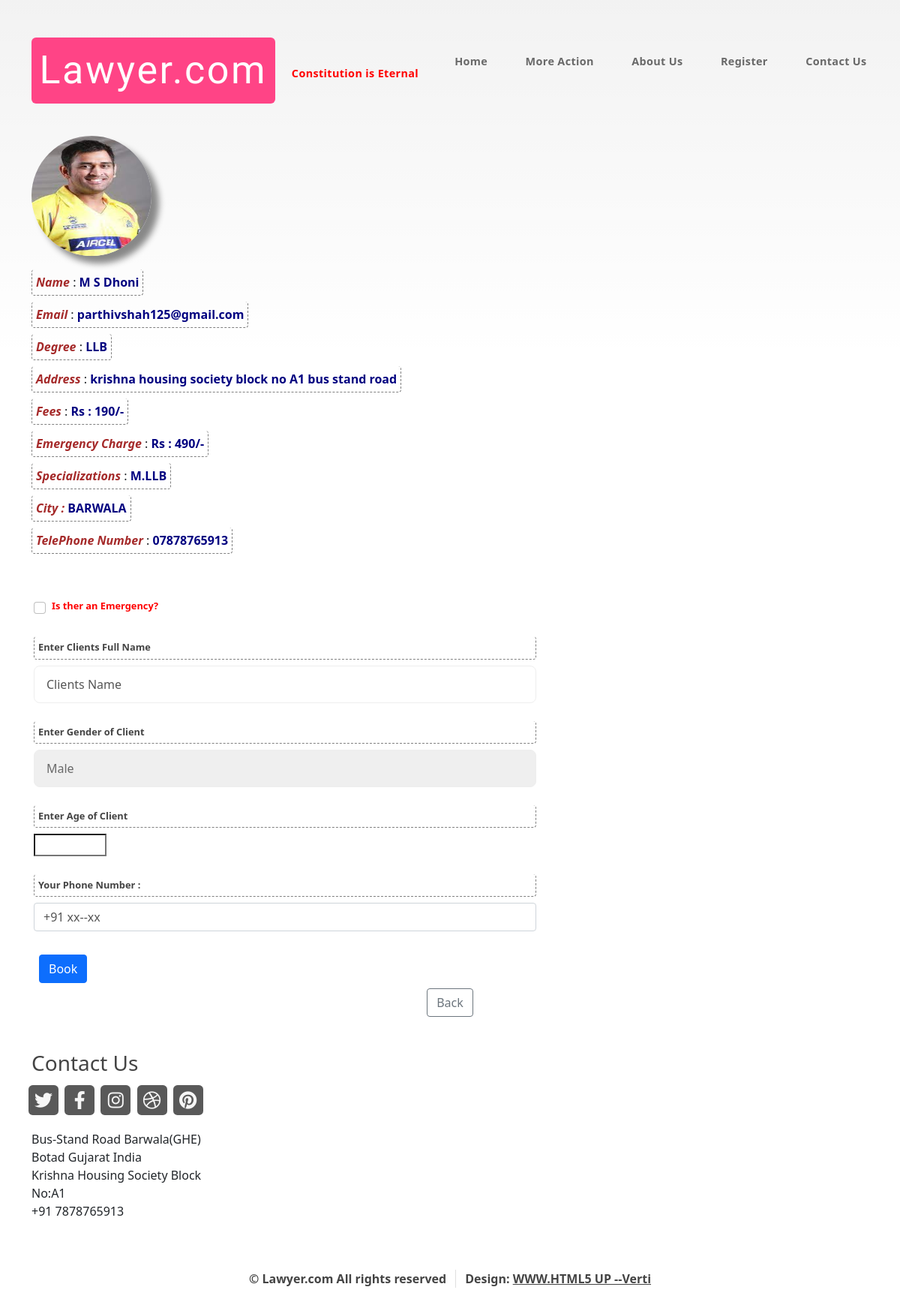
/consolt_view/1, run on the app's committed database.
### apnalawyer_app/models.py (models this page shows, shortened)
class Lawyer(models.Model):
    id = models.AutoField(primary_key=True) #aa pachhi thi add karel chhe-->primary_key
    image = models.ImageField(upload_to='lawyer_images', default="")
    name = models.CharField(max_length=40, null=False)
    address = models.CharField(max_length=150 , null=False)
    city = models.CharField(max_length=10 , null=False , default="")
    degree = models.CharField(max_length=40 , null=False)
    fees = models.CharField(max_length=8, null=False)
    office_address = models.CharField(max_length=150 , null=True)
    specializatioin = models.CharField(max_length=40 , null=True)
    average_time_per_client_minute = models.CharField(max_length=4 , null=False , default="30")
    mobile_number = models.CharField(max_length=15 ,  null=False)
    telephone_number = models.CharField( max_length=15 , null=False)
    email_id = models.EmailField(max_length=30 , null=False , unique=False)
    payment_number = models.CharField(max_length=15 ,null=False)
    emergency_charge = models.CharField( max_length=15 ,null=False)
    achievements = models.CharField(max_length=300, null=True)
    username = models.CharField(max_length=18 , null=False , unique=True)
    password = models.CharField(max_length=14 , null=False , unique=False)

### apnalawyer_app/views.py (the view)
# urls.py: path("consolt_view/<int:consolt_id>", views.consolt_view, name="consolt_view"),
def consolt_view(request, consolt_id):
    Lawyers = Lawyer.objects.filter(id=consolt_id)
    if request.user.is_authenticated:
        if request.method == 'POST':
            print(request.user)
            username = request.user.username
            name = request.POST.get('client_name')
            age = request.POST.get('client_age')
            gender = request.POST.get('client_gender')
            email_id = request.user.email
            phone_number = request.POST.get('phone_number')
            emergency = request.POST.get('emergency')
            l_id = consolt_id
            dateTime = timezone.now()
            confirmation_code = random.randint(1000 , 100000)
            appointments_record = Appointments(username = username , name=name , age=age , gender=gender , email_id = email_id ,
                                                phone_number = phone_number, emergency = emergency,
                                                confirmation_code = confirmation_code , l_id = l_id , dateTime = dateTime)
            appointments_record.save()
            subject = f' Appointment Successful with {Lawyers[0].name}'
            message = f' Thank You {name}, for Using Lawyer.com \n' \
                      f' We have Sent Your Details to {Lawyers[0].name} , They will Shortly Contact You. Thanks \n' \
                      f' Note That Your Confirmation Code is {confirmation_code}'
            email_from = settings.EMAIL_HOST_USER
            recipient_list = [email_id]
            send_mail(subject, message, email_from, recipient_list)
            print("SUCCESS : EMAIL REACHED client")
            subject = f' Greeting Sir , New Appointment from Lawyer.com'
            message = f' {username} has Apppointed You. Here is All Details \n' \
                      f' Name : {name}  \n' \
                      f' Gender : {gender} \n' \
                      f' Age : {age} \n' \
                      f' Email : {request.user.email} \n' \
                      f' Phone Number : {phone_number} \n' \
                      f' Emergency : {emergency} \n' \
                      f' Please Note Your Confirmation Code : {confirmation_code}'
            email_from = settings.EMAIL_HOST_USER
            recipient_list = [Lawyers[0].email_id]
            send_mail(subject, message, email_from, recipient_list)
            messages.success(request, "Appointment Successful , Check Your Email Please-->")
            print("SUCCESS : EMAIL REACHED Lawyer")
        else :
            return render(request, 'consolt_view.html',
                          {'lawyer': Lawyers[0]})  # [0] valu logic super chhe must learn every time
    elif request.method == 'POST' and not request.user.is_authenticated:
        return HttpResponse('''<center><h1><b> We Respect Your Time. <br>
                                            Please <a href="/user_sign_up.html">Sign Up</a> & if you have already Signed Up then Please <a href="/">Login</a> First
                                    </b></h1></center>''')
    else:
        return render(request, 'consolt_view.html',
                           {'lawyer': Lawyers[0]})  # [0] valu logic super chhe must learn every time
    return render(request, 'consolt_view.html', {'lawyer': Lawyers[0]})  # [0] valu logic super chhe must learn every time

### apnalawyer_app/templates/consolt_view.html (shortened to what this page needs)
{% extends 'base.html' %}
{% load static %}
{% block meta-tags %}
    <link href="https://cdn.jsdelivr.net/npm/bootstrap@5.0.0-beta3/dist/css/bootstrap.min.css" rel="stylesheet">
{% endblock %}
{% block body %}
 {% load static %}
 <div class="container main">
<div class="row g-3">
  <div class="col-md-2">
    <img src='/media/{{ lawyer.image }}' class="card-img" alt="..." height="160px">
  </div>
  <div class="col-12">
    <label for="inputAddress" class="form-label"><i>Name</i> : <b>{{ lawyer.name }}</b> </label>
    <br>
    <label for="inputEmail4" class="form-label"><i>Email</i> : <b>{{lawyer.email_id}}</b> </label>
    <br>
    <label for="inputAddress" class="form-label"><i>Degree</i> : <b>{{ lawyer.degree }}</b> </label>
    <br>
    <label for="inputAddress" class="form-label"><i>Address</i> : <b>{{ lawyer.address }}</b> </label>
    <br>
    <label for="inputZip" class="form-label"><i>Fees</i> : <b>Rs : {{ lawyer.fees }}/-</b> </label>
    <br>
    <label for="inputZip" class="form-label"><i>Emergency Charge</i> : <b>Rs : {{ lawyer.emergency_charge }}/-</b> </label>
    <br>
    <label for="inputAddress2" class="form-label"><i>Specializations</i> : <b>{{ lawyer.specializatioin }}</b>  </label>
    <br>
    <label for="inputCity" class="form-label"><i>City : </i> <b>{{ lawyer.city }}</b> </label>
    <br>
    <label for="inputZip" class="form-label"><i>TelePhone Number</i> : <b>{{ lawyer.telephone_number }}</b> </label>
    <br>
      </div>
</div>
    <form method="post" action="/consolt_view/{{ lawyer.id }}" class="needs-validation" novalidate>
    <div class="col-12">
      <div class="form-check">
        <input class="form-check-input" type="checkbox" id="emergency" name="emergency">
         <label class="form-check-label" for="gridCheck" id="label">
                  <b id="emergency_text">Is ther an Emergency? </b>
         </label>
      </div>
    </div> <br>
    <div class="form-group">
       <label for="client_name" class="form-label">Enter Clients Full Name</label>
       <input type="text" class="form-control" id="client_name" name="client_name" maxlength="30" placeholder="Clients Name" required>
     </div>
     <br>
    <div class="form-group">
     <label for="client_age" class="form-label">Enter Gender of Client</label>
      <select id="Client_age" name="client_gender">
        <option value="Male">Male</option>
     </select>
     </div>
    <br>
    <div class="form-group">
     <label for="client_age" class="form-label">Enter Age of Client</label>
      <input type="Number" name="client_age" required min="0" max="130">
     </div>
    <br>
    <div class="form-group">
    <label for="phone_number" class="form-label">Your Phone Number :</label>
    <input type="tel" class="form-control" id="user_phone_number" name="phone_number" maxlength="13" placeholder="+91 xx--xx" required>
  </div>
  <br>
  <div class="col-3">
    <button type="submit" class="btn btn-primary" id="appointment_button">Book</button>
  </div>
  </form>
  </div>
  <center>
    <div class="col-3">
    <a href="/consolt_page.html">
  <button type="button" class="btn btn-outline-secondary" id="back_button">Back</button>
  </a>
  </div>
  </center>
{% endblock %}

### apnalawyer_app/static/css/main.css (style rules this page uses)
html, body, div, span, applet, object, iframe, h1, h2, h3, h4, h5, h6, p, blockquote, pre, a, abbr, acronym, address, big, cite, code, del, dfn, em, img, ins, kbd, q, s, samp, small, strike, strong, sub, sup, tt, var, b, u, i, center, dl, dt, dd, ol, ul, li, fieldset, form, label, legend, table, caption, tbody, tfoot, thead, tr, th, td, article, aside, canvas, details, embed, figure, figcaption, footer, header, hgroup, menu, nav, output, ruby, section, summary, time, mark, audio, video { margin: 0; padding: 0; border: 0; font-size: 100%; font: inherit; vertical-align: baseline; }
body { line-height: 1; }
body { -webkit-text-size-adjust: none; }
input, select, textarea { -moz-appearance: none; -webkit-appearance: none; -ms-appearance: none; appearance: none; }
html { box-sizing: border-box; }
*, *:before, *:after { box-sizing: inherit; }
body { background-image: -moz-linear-gradient(top, rgba(0, 0, 0, 0.05), rgba(0, 0, 0, 0)); background-image: -webkit-linear-gradient(top, rgba(0, 0, 0, 0.05), rgba(0, 0, 0, 0)); background-image: -ms-linear-gradient(top, rgba(0, 0, 0, 0.05), rgba(0, 0, 0, 0)); background-image: linear-gradient(top, rgba(0, 0, 0, 0.05), rgba(0, 0, 0, 0)); background-color: #f7f7f7; background-position: top left, top left; background-repeat: repeat-x, repeat; background-size: 100% 30em, auto; font-family: 'Open Sans', sans-serif; font-size: 13pt; color: #696969; font-weight: 300; line-height: 2.25em; }
input, select, textarea { font-family: 'Open Sans', sans-serif; font-size: 13pt; color: #696969; font-weight: 300; line-height: 2.25em; }
a { color: #0090c5; text-decoration: underline; }
b, strong { font-weight: 600; color: #444; }
i, em { font-style: italic; }
.container { margin: 0 auto; max-width: 100%; width: 1400px; }
@media screen and (max-width: 1680px) { .container { width: 1200px; } }
@media screen and (max-width: 1280px) { .container { width: 960px; } }
.row { display: flex; flex-wrap: wrap; box-sizing: border-box; align-items: stretch; }
.row > * { box-sizing: border-box; }
.row > .col-12 { width: 100%; }
.row { margin-top: -40px; margin-left: -40px; }
.row > * { padding: 40px 0 0 40px; }
@media screen and (max-width: 1680px) { .row { display: flex; flex-wrap: wrap; box-sizing: border-box; align-items: stretch; } }
@media screen and (max-width: 1680px) { .row > * { box-sizing: border-box; } }
@media screen and (max-width: 1680px) { .row { margin-top: -40px; margin-left: -40px; } }
@media screen and (max-width: 1680px) { .row > * { padding: 40px 0 0 40px; } }
@media screen and (max-width: 1280px) { .row { display: flex; flex-wrap: wrap; box-sizing: border-box; align-items: stretch; } }
@media screen and (max-width: 1280px) { .row > * { box-sizing: border-box; } }
@media screen and (max-width: 1280px) { .row { margin-top: -25px; margin-left: -25px; } }
@media screen and (max-width: 1280px) { .row > * { padding: 25px 0 0 25px; } }
form label { display: block; font-weight: 800; margin: 0 0 1em 0; font-size: 0.8em; color: #444; }
form input[type="text"], form input[type="email"], form input[type="password"], form select, form textarea { -webkit-appearance: none; display: block; width: 100%; border-radius: 8px; border: solid 1px #eee; }
form input[type="text"], form input[type="email"], form input[type="password"] { line-height: 3em; padding: 0 1em; }
form select { line-height: 3em; padding: 0 1em; }
input[type="button"], input[type="submit"], input[type="reset"], button, .button { -moz-transition: background-color .25s ease-in-out; -webkit-transition: background-color .25s ease-in-out; -ms-transition: background-color .25s ease-in-out; transition: background-color .25s ease-in-out; -webkit-appearance: none; position: relative; display: inline-block; background: #0090c5; color: #fff; text-decoration: none; border-radius: 6px; font-weight: 800; outline: 0; border: 0; cursor: pointer; font-size: 1.35em; padding: 0.6em 1.5em; }
@media screen and (max-width: 1680px) { body, input, select, textarea { font-size: 12pt; } }
@media screen and (max-width: 1280px) { body, input, select, textarea { font-size: 11pt; } }

### data on the page
Lawyer: image (picture), name "M S Dhoni", email_id "parthivshah125@gmail.com", degree "LLB", address "krishna housing society block no A1 bus stand road", fees "190", emergency_charge "490", specializatioin "M.LLB", city "BARWALA", telephone_number "07878765913"
